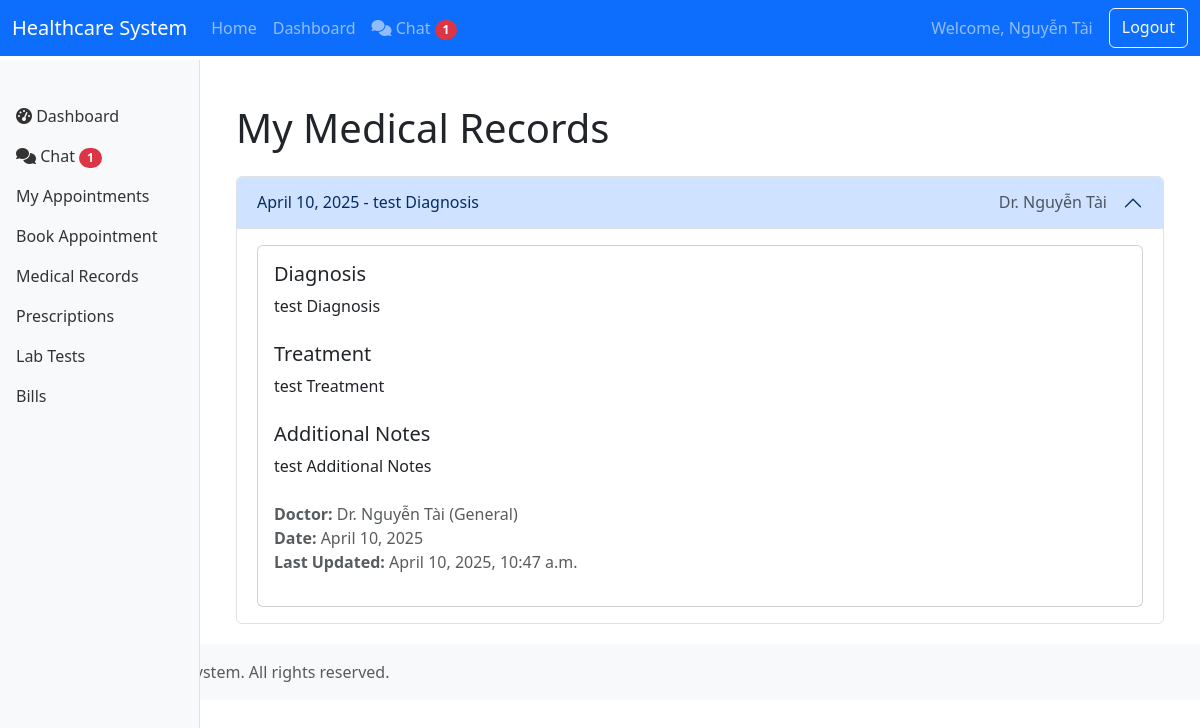
The app's page /patient/medical-records/ (signed in) with its own data.
### core/models.py (models this page shows, shortened)
class User(AbstractUser):
    USER_TYPE_CHOICES = (
        ('patient', 'Patient'),
        ('doctor', 'Doctor'),
        ('nurse', 'Nurse'),
        ('admin', 'Administrator'),
        ('pharmacist', 'Pharmacist'),
        ('insurance', 'Insurance Provider'),
        ('lab_tech', 'Lab Technician'),
    )
    user_type = models.CharField(max_length=20, choices=USER_TYPE_CHOICES)
    phone_number = models.CharField(max_length=15, blank=True, null=True)
    address = models.TextField(blank=True, null=True)
    date_of_birth = models.DateField(blank=True, null=True)

class MedicalRecord(models.Model):
    patient = models.ForeignKey(Patient, on_delete=models.CASCADE, related_name='medical_records')
    doctor = models.ForeignKey(Doctor, on_delete=models.CASCADE, related_name='medical_records')
    date = models.DateField()
    diagnosis = models.TextField()
    treatment = models.TextField()
    notes = models.TextField(blank=True, null=True)
    created_at = models.DateTimeField(auto_now_add=True)
    updated_at = models.DateTimeField(auto_now=True)

class Doctor(models.Model):
    user = models.OneToOneField(User, on_delete=models.CASCADE, related_name='doctor_profile')
    specialization = models.CharField(max_length=100)
    license_number = models.CharField(max_length=50)
    consultation_fee = models.DecimalField(max_digits=10, decimal_places=2, default=0)
    available_days = models.CharField(max_length=100, blank=True, null=True)  # e.g., "Mon,Tue,Wed"
    available_hours = models.CharField(max_length=100, blank=True, null=True)  # e.g., "09:00-17:00"
    def __str__(self):
        return f"Dr. {self.user.get_full_name()} ({self.specialization})"

### core/views.py (the view)
# urls.py: path('patient/medical-records/', views.patient_medical_records, name='patient_medical_records'),
@login_required
def patient_medical_records(request):
    if request.user.user_type != 'patient':
        messages.error(request, 'Access denied')
        return redirect('core:dashboard')
    patient = Patient.objects.get(user=request.user)
    medical_records = MedicalRecord.objects.filter(patient=patient).order_by('-date')
    return render(request, 'core/patient/medical_records.html', {'medical_records': medical_records})

### core/templates/core/patient/medical_records.html (shortened to what this page needs)
{% extends 'core/base.html' %}
{% block content %}
<div class="container">
    <h1 class="mb-4">My Medical Records</h1>
    {% if medical_records %}
    <div class="accordion" id="medicalRecordsAccordion">
        {% for record in medical_records %}
        <div class="accordion-item">
            <h2 class="accordion-header" id="heading{{ record.id }}">
                <button class="accordion-button {% if not forloop.first %}collapsed{% endif %}" type="button" data-bs-toggle="collapse" data-bs-target="#collapse{{ record.id }}" aria-expanded="{% if forloop.first %}true{% else %}false{% endif %}" aria-controls="collapse{{ record.id }}">
                    <div class="d-flex justify-content-between w-100 me-3">
                        <span>{{ record.date }} - {{ record.diagnosis|truncatechars:50 }}</span>
                        <span class="text-muted">Dr. {{ record.doctor.user.get_full_name }}</span>
                    </div>
                </button>
            </h2>
            <div id="collapse{{ record.id }}" class="accordion-collapse collapse {% if forloop.first %}show{% endif %}" aria-labelledby="heading{{ record.id }}" data-bs-parent="#medicalRecordsAccordion">
                <div class="accordion-body">
                    <div class="card">
                        <div class="card-body">
                            <h5 class="card-title">Diagnosis</h5>
                            <p class="card-text">{{ record.diagnosis }}</p>
                            <h5 class="card-title mt-4">Treatment</h5>
                            <p class="card-text">{{ record.treatment }}</p>
                            {% if record.notes %}
                            <h5 class="card-title mt-4">Additional Notes</h5>
                            <p class="card-text">{{ record.notes }}</p>
                            {% endif %}
                            <div class="mt-4">
                                <p class="text-muted mb-0">
                                    <strong>Doctor:</strong> {{ record.doctor }}
                                </p>
                                <p class="text-muted mb-0">
                                    <strong>Date:</strong> {{ record.date }}
                                </p>
                                <p class="text-muted">
                                    <strong>Last Updated:</strong> {{ record.updated_at }}
                                </p>
                            </div>
                        </div>
                    </div>
                </div>
            </div>
        </div>
        {% endfor %}
    </div>
    {% else %}
    <div class="alert alert-info">
        <p>You don't have any medical records yet.</p>
    </div>
    {% endif %}
</div>
{% endblock %}

### core/templates/core/base.html (shortened to what this page needs)
<!DOCTYPE html>
<html lang="en">
<head>
    <link href="https://cdn.jsdelivr.net/npm/bootstrap@5.3.0-alpha1/dist/css/bootstrap.min.css" rel="stylesheet">
    <link rel="stylesheet" href="https://cdnjs.cloudflare.com/ajax/libs/font-awesome/6.4.0/css/all.min.css">
</head>
<body>
    <nav class="navbar navbar-expand-md navbar-dark bg-primary fixed-top">
        <div class="container-fluid">
            <a class="navbar-brand" href="{% url 'core:home' %}">Healthcare System</a>
            <div class="collapse navbar-collapse" id="navbarCollapse">
                <ul class="navbar-nav me-auto mb-2 mb-md-0">
                    <li class="nav-item">
                        <a class="nav-link" href="{% url 'core:home' %}">Home</a>
                    </li>
                    {% if user.is_authenticated %}
                    <li class="nav-item">
                        <a class="nav-link" href="{% url 'core:dashboard' %}">Dashboard</a>
                    </li>
                    <li class="nav-item">
                        <a class="nav-link" href="{% url 'chat:home' %}">
                            <i class="fas fa-comments"></i> Chat
                            <span class="badge bg-danger rounded-pill d-none" id="chatUnreadBadge">0</span>
                        </a>
                    </li>
                    {% endif %}
                </ul>
                <div class="d-flex">
                    {% if user.is_authenticated %}
                    <span class="navbar-text me-3">Welcome, {{ user.get_full_name|default:user.username }}</span>
                    <a href="{% url 'core:logout' %}" class="btn btn-outline-light">Logout</a>
                    {% else %}
                    <a href="{% url 'core:login' %}" class="btn btn-outline-light me-2">Login</a>
                    <a href="{% url 'core:register' %}" class="btn btn-light">Register</a>
                    {% endif %}
                </div>
            </div>
        </div>
    </nav>
    <div class="container-fluid">
        <div class="row">
            {% if user.is_authenticated %}
            <nav id="sidebar" class="col-md-3 col-lg-2 d-md-block sidebar collapse">
                <div class="position-sticky pt-3">
                    <ul class="nav flex-column">
                        {% block sidebar %}
                        <li class="nav-item">
                            <a class="nav-link" href="{% url 'core:dashboard' %}">
                                <i class="fas fa-tachometer-alt"></i> Dashboard
                            </a>
                        </li>
                        <li class="nav-item">
                            <a class="nav-link" href="{% url 'chat:home' %}">
                                <i class="fas fa-comments"></i> Chat
                                <span class="badge bg-danger rounded-pill d-none" id="sidebarChatUnreadBadge">0</span>
                            </a>
                        </li>
                        {% if user.user_type == 'patient' %}
                        <li class="nav-item">
                            <a class="nav-link" href="{% url 'core:patient_appointments' %}">
                                My Appointments
                            </a>
                        </li>
                        <li class="nav-item">
                            <a class="nav-link" href="{% url 'core:book_appointment' %}">
                                Book Appointment
                            </a>
                        </li>
                        <li class="nav-item">
                            <a class="nav-link" href="{% url 'core:patient_medical_records' %}">
                                Medical Records
                            </a>
                        </li>
                        <li class="nav-item">
                            <a class="nav-link" href="{% url 'core:patient_prescriptions' %}">
                                Prescriptions
                            </a>
                        </li>
                        <li class="nav-item">
                            <a class="nav-link" href="{% url 'core:patient_lab_tests' %}">
                                Lab Tests
                            </a>
                        </li>
                        <li class="nav-item">
                            <a class="nav-link" href="{% url 'core:patient_bills' %}">
                                Bills
                            </a>
                        </li>
                        {% elif user.user_type == 'pharmacist' %}
                        <li class="nav-item">
                            <a class="nav-link" href="{% url 'core:pharmacist_prescriptions' %}">
                                Prescriptions
                            </a>
                        </li>
                        {% elif user.user_type == 'lab_tech' %}
                        <li class="nav-item">
                            <a class="nav-link" href="{% url 'core:lab_tests' %}">
                                Lab Tests
                            </a>
                        </li>
                        {% elif user.user_type == 'insurance' %}
                        <li class="nav-item">
                            <a class="nav-link" href="{% url 'core:insurance_claims' %}">
                                Insurance Claims
                            </a>
                        </li>
                        {% endif %}
                        {% endblock %}
                    </ul>
                </div>
            </nav>
            <main class="col-md-9 ms-sm-auto col-lg-10 px-md-4 main-content">
            {% else %}
            <main class="col-12 px-4">
            {% endif %}
                <div class="mt-4">
                    {% block content %}{% endblock %}
                </div>
            </main>
        </div>
    </div>
    <footer class="footer mt-auto py-3 bg-light">
        <div class="container">
            <span class="text-muted">© 2023 Healthcare System. All rights reserved.</span>
        </div>
    </footer>
</body>
</html>

### core/templates/core/base.html (style rules this page uses)
body { padding-top: 60px; padding-bottom: 40px; }
.sidebar { position: fixed; top: 60px; bottom: 0; left: 0; z-index: 100; padding: 20px 0; overflow-x: hidden; overflow-y: auto; background-color: #f8f9fa; border-right: 1px solid #dee2e6; }
.sidebar .nav-link { font-weight: 500; color: #333; }
.main-content { margin-left: 240px; padding: 20px; }

### records on screen
User: get_full_name "Nguyễn Tài"
MedicalRecord: date "April 10, 2025", diagnosis "test Diagnosis", doctor.user.get_full_name "Nguyễn Tài", treatment "test Treatment", notes "test Additional Notes", doctor "Dr. Nguyễn Tài (General)", updated_at "April 10, 2025, 10:47 a.m."
